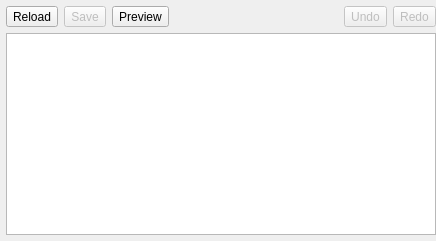
<?xml version="1.0" encoding="UTF-8"?>
<ui version="4.0">
 <class>stackedWidget</class>
 <widget class="QStackedWidget" name="stackedWidget">
  <property name="geometry">
   <rect>
    <x>0</x>
    <y>0</y>
    <width>436</width>
    <height>241</height>
   </rect>
  </property>
  <property name="currentIndex">
   <number>0</number>
  </property>
  <widget class="QWidget" name="page">
   <layout class="QVBoxLayout" name="verticalLayout">
    <property name="leftMargin">
     <number>6</number>
    </property>
    <property name="topMargin">
     <number>6</number>
    </property>
    <property name="rightMargin">
     <number>0</number>
    </property>
    <property name="bottomMargin">
     <number>6</number>
    </property>
    <item>
     <layout class="QHBoxLayout" name="horizontalLayout">
      <item>
       <widget class="QToolButton" name="toolButtonReload">
        <property name="text">
         <string>Reload</string>
        </property>
       </widget>
      </item>
      <item>
       <widget class="QToolButton" name="toolButtonSave">
        <property name="enabled">
         <bool>false</bool>
        </property>
        <property name="text">
         <string>Save</string>
        </property>
       </widget>
      </item>
      <item>
       <widget class="QToolButton" name="toolButtonPreview">
        <property name="text">
         <string>Preview</string>
        </property>
       </widget>
      </item>
      <item>
       <spacer name="horizontalSpacer">
        <property name="orientation">
         <enum>Qt::Horizontal</enum>
        </property>
        <property name="sizeHint" stdset="0">
         <size>
          <width>40</width>
          <height>20</height>
         </size>
        </property>
       </spacer>
      </item>
      <item>
       <widget class="QToolButton" name="toolButtonUndo">
        <property name="enabled">
         <bool>false</bool>
        </property>
        <property name="text">
         <string>Undo</string>
        </property>
       </widget>
      </item>
      <item>
       <widget class="QToolButton" name="toolButtonRedo">
        <property name="enabled">
         <bool>false</bool>
        </property>
        <property name="text">
         <string>Redo</string>
        </property>
       </widget>
      </item>
     </layout>
    </item>
    <item>
     <widget class="QplaintexteditEdit" name="qplaintexteditEdit">
      <property name="focusPolicy">
       <enum>Qt::StrongFocus</enum>
      </property>
     </widget>
    </item>
   </layout>
  </widget>
  <widget class="QWidget" name="page_2">
   <layout class="QVBoxLayout" name="verticalLayout_2">
    <property name="leftMargin">
     <number>0</number>
    </property>
    <property name="topMargin">
     <number>0</number>
    </property>
    <property name="rightMargin">
     <number>0</number>
    </property>
    <property name="bottomMargin">
     <number>0</number>
    </property>
    <item>
     <widget class="QwebviewPreview" name="qwebviewPreview" native="true"/>
    </item>
   </layout>
  </widget>
  <widget class="QWidget" name="page_3">
   <layout class="QVBoxLayout" name="verticalLayout_4">
    <property name="leftMargin">
     <number>0</number>
    </property>
    <property name="topMargin">
     <number>0</number>
    </property>
    <property name="rightMargin">
     <number>0</number>
    </property>
    <property name="bottomMargin">
     <number>0</number>
    </property>
    <item>
     <widget class="QwebviewContent" name="qwebviewContent" native="true"/>
    </item>
   </layout>
  </widget>
 </widget>
 <customwidgets>
  <customwidget>
   <class>QwebviewPreview</class>
   <extends>QWidget</extends>
   <header>calibre.gui2.viewer.qwebview.qwebviewPreview</header>
   <container>1</container>
  </customwidget>
  <customwidget>
   <class>QplaintexteditEdit</class>
   <extends>QPlainTextEdit</extends>
   <header>calibre.gui2.viewer.qplaintextedit.qplaintexteditEdit</header>
  </customwidget>
  <customwidget>
   <class>QwebviewContent</class>
   <extends>QWidget</extends>
   <header>calibre.gui2.viewer.qwebview.qwebviewContent</header>
   <container>1</container>
  </customwidget>
 </customwidgets>
 <resources/>
 <connections/>
</ui>
